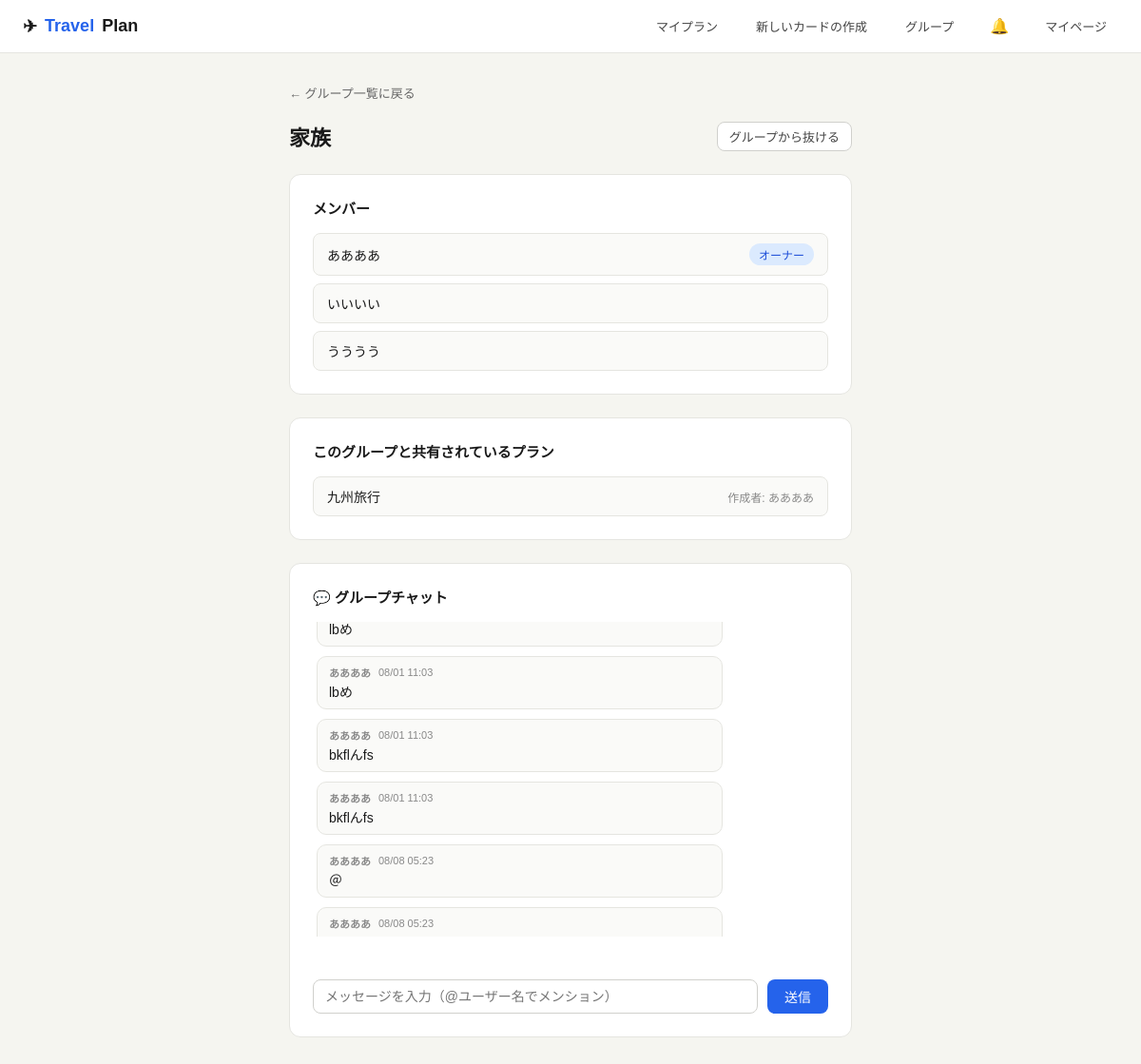
The page /groups/4/ (signed in) on the database its author committed.
### travel/models.py (models this page shows, shortened)
class Group(models.Model):
    name = models.CharField(max_length=100)
    owner = models.ForeignKey(User, on_delete=models.CASCADE, related_name='owned_groups')
    members = models.ManyToManyField(User, related_name='travel_groups', blank=True)
    created_at = models.DateTimeField(auto_now_add=True)
    class Meta:
        ordering = ['name']
    def is_member(self, user):
        return self.owner_id == user.id or self.members.filter(pk=user.id).exists()

class TravelPlan(models.Model):
    user = models.ForeignKey(User, on_delete=models.CASCADE, related_name='plans')
    name = models.CharField(max_length=200)
    start_date = models.DateField(null=True, blank=True)
    end_date = models.DateField(null=True, blank=True)
    share_token = models.UUIDField(default=uuid.uuid4, editable=False, unique=True)
    group = models.ForeignKey(Group, on_delete=models.SET_NULL, null=True, blank=True, related_name='plans')
    participant_count = models.PositiveIntegerField(default=1)
    warikan_enabled = models.BooleanField(default=False)
    created_at = models.DateTimeField(auto_now_add=True)
    updated_at = models.DateTimeField(auto_now=True)
    class Meta:
        ordering = ['-created_at']

class GroupMessage(models.Model):
    group = models.ForeignKey(Group, on_delete=models.CASCADE, related_name='messages')
    user = models.ForeignKey(User, on_delete=models.CASCADE)
    text = models.TextField()
    mentions = models.ManyToManyField(User, related_name='chat_mentions', blank=True)
    edited_at = models.DateTimeField(null=True, blank=True)
    created_at = models.DateTimeField(auto_now_add=True)
    class Meta:
        ordering = ['created_at']

### travel/views.py (the view, shortened to what this page needs)
# urls.py: path('groups/<int:pk>/', views.group_detail, name='group_detail'),
@login_required
def group_detail(request, pk):
    group = get_object_or_404(Group, pk=pk)
    if not group.is_member(request.user):
        raise Http404
    is_owner = group.owner_id == request.user.id
    error = None
    chat_messages = list(group.messages.select_related('user'))
    member_usernames = _group_member_usernames(group)
    for m in chat_messages:
        m.html_text = _render_message_html(m.text, member_usernames)
    return render(request, 'travel/group_detail.html', {
        'group': group,
        'is_owner': is_owner,
        'error': error,
        'shared_plans': group.plans.all(),
        'chat_messages': chat_messages,
    })

### travel/views.py (called while the page is built)
def _group_member_usernames(group):
    return {group.owner.username} | set(group.members.values_list('username', flat=True))

def _render_message_html(text, member_usernames):
    escaped = escape(text)
    if not member_usernames:
        return mark_safe(escaped)
    tokens = sorted((escape(u) for u in member_usernames), key=len, reverse=True)
    pattern = re.compile('@(' + '|'.join(re.escape(t) for t in tokens) + ')')
    highlighted = pattern.sub(lambda m: f'<span class="mention">@{m.group(1)}</span>', escaped)
    return mark_safe(highlighted)

### travel/templates/travel/group_detail.html (shortened to what this page needs)
{% extends 'travel/base.html' %}
{% block content %}
<div class="container" style="max-width:640px">
  <a href="/groups/" style="font-size:13px;color:#666;display:inline-flex;align-items:center;gap:4px;margin-bottom:20px">← グループ一覧に戻る</a>
  <div style="display:flex;align-items:center;justify-content:space-between;margin-bottom:24px">
    <h1 style="font-size:22px;font-weight:600">{{ group.name }}</h1>
    {% if is_owner %}
    <form method="post" action="/groups/{{ group.pk }}/delete/" style="margin:0" onsubmit="return confirm('このグループを削除しますか？共有されているプランは自分専用に戻ります。')">
      {% csrf_token %}
      <button type="submit" class="btn btn-danger btn-sm">グループを削除</button>
    </form>
    {% else %}
    <form method="post" action="/groups/{{ group.pk }}/leave/" style="margin:0" onsubmit="return confirm('このグループから抜けますか？')">
      <button type="submit" class="btn btn-secondary btn-sm">グループから抜ける</button>
    </form>
    {% endif %}
  </div>
  <div class="card" style="margin-bottom:24px">
    <h2 style="font-size:15px;font-weight:600;margin-bottom:16px">メンバー</h2>
    <div style="display:flex;flex-direction:column;gap:8px;margin-bottom:{% if is_owner %}20px{% else %}0{% endif %}">
      <div style="display:flex;align-items:center;gap:10px;padding:10px 14px;border:1px solid #e5e5e0;border-radius:8px;background:#fafaf8">
        <span style="flex:1;font-size:14px;font-weight:500">{{ group.owner.username }}</span>
        <span class="badge" style="background:#dbeafe;color:#1d4ed8">オーナー</span>
      </div>
      {% for member in group.members.all %}
      <div style="display:flex;align-items:center;gap:10px;padding:10px 14px;border:1px solid #e5e5e0;border-radius:8px;background:#fafaf8">
        <span style="flex:1;font-size:14px;font-weight:500">{{ member.username }}</span>
      </div>
      {% endfor %}
    </div>
  </div>
  <div class="card">
    <h2 style="font-size:15px;font-weight:600;margin-bottom:16px">このグループと共有されているプラン</h2>
    {% if shared_plans %}
    <div style="display:flex;flex-direction:column;gap:8px">
      {% for plan in shared_plans %}
      <a href="/plan/{{ plan.pk }}/edit/" style="display:flex;align-items:center;gap:10px;padding:10px 14px;border:1px solid #e5e5e0;border-radius:8px;background:#fafaf8;color:inherit">
        <span style="flex:1;font-size:14px;font-weight:500">{{ plan.name }}</span>
        <span style="font-size:12px;color:#888">作成者: {{ plan.user.username }}</span>
      </a>
      {% endfor %}
    </div>
    {% else %}
    <div style="text-align:center;padding:24px;color:#aaa;font-size:13px">まだ共有されているプランはありません。<br>プラン編集画面の「グループ」欄からこのグループを選ぶと共有されます。</div>
    {% endif %}
  </div>
  <div class="card" style="margin-top:24px">
    <h2 style="font-size:15px;font-weight:600;margin-bottom:16px">💬 グループチャット</h2>
    <div class="chat-log" id="chat-log">
      {% for msg in chat_messages %}
      <div class="chat-message {% if msg.user == user %}mine{% endif %}" data-msg-id="{{ msg.pk }}">
        <div class="chat-message-meta">
          <strong>{{ msg.user.username }}</strong>
          <span>{{ msg.created_at|date:"m/d H:i" }}</span>
        </div>
        <div class="chat-message-text" id="chat-text-{{ msg.pk }}">{{ msg.html_text }}</div>
      </div>
      {% empty %}
      <div style="text-align:center;padding:24px;color:#aaa;font-size:13px">まだメッセージがありません</div>
      {% endfor %}
    </div>
    <form method="post" action="/groups/{{ group.pk }}/message/" style="display:flex;gap:10px;margin-top:16px">
      <input type="text" name="text" placeholder="メッセージを入力（@ユーザー名でメンション）" required autocomplete="off" style="flex:1;padding:9px 12px;border:1px solid #d0d0cc;border-radius:8px;font-size:14px">
      <button type="submit" class="btn btn-primary">送信</button>
    </form>
  </div>
</div>
{% endblock %}

### travel/templates/travel/base.html (style rules this page uses)
* { box-sizing:border-box;margin:0;padding:0 }
body { font-family:'Hiragino Sans','Meiryo',sans-serif;background:#f5f5f0;color:#1a1a1a;min-height:100vh }
a { color:#2563eb;text-decoration:none }
.btn { display:inline-flex;align-items:center;gap:6px;padding:8px 18px;border-radius:8px;font-size:14px;font-weight:500;cursor:pointer;border:none;transition:all .15s }
.btn-primary { background:#2563eb;color:#fff }
.btn-secondary { background:#fff;color:#444;border:1px solid #d0d0cc }
.btn-sm { padding:5px 12px;font-size:13px }
.container { max-width:1000px;margin:0 auto;padding:32px 24px }
.card { background:#fff;border:1px solid #e5e5e0;border-radius:12px;padding:24px }
.badge { display:inline-block;padding:3px 10px;border-radius:20px;font-size:12px;font-weight:500 }

### travel/templates/travel/group_detail.html (style rules this page uses)
.chat-log { display:flex;flex-direction:column;gap:10px;max-height:360px;overflow-y:auto;padding:4px }
.chat-message { background:#fafaf8;border:1px solid #e5e5e0;border-radius:10px;padding:8px 12px;max-width:80% }
.chat-message-meta { font-size:11px;color:#888;margin-bottom:2px;display:flex;gap:8px;align-items:center }
.chat-message-text { font-size:14px;color:#1a1a1a;white-space:pre-wrap;word-break:break-word }

### rows shown on the page
Group: name "家族", owner.username "ああああ"
TravelPlan: name "九州旅行", user.username "ああああ"
GroupMessage: html_text "lbめ"
GroupMessage: user.username "ああああ", created_at "08/01 11:03", html_text "lbめ"
GroupMessage: user.username "ああああ", created_at "08/01 11:03", html_text "bkflんfs"
GroupMessage: user.username "ああああ", created_at "08/01 11:03", html_text "bkflんfs"
GroupMessage: user.username "ああああ", created_at "08/08 05:23", html_text "＠"
GroupMessage: user.username "ああああ", created_at "08/08 05:23"

### other values the page prints
{{ member.username }} "いいいい"
{{ member.username }} "うううう"
